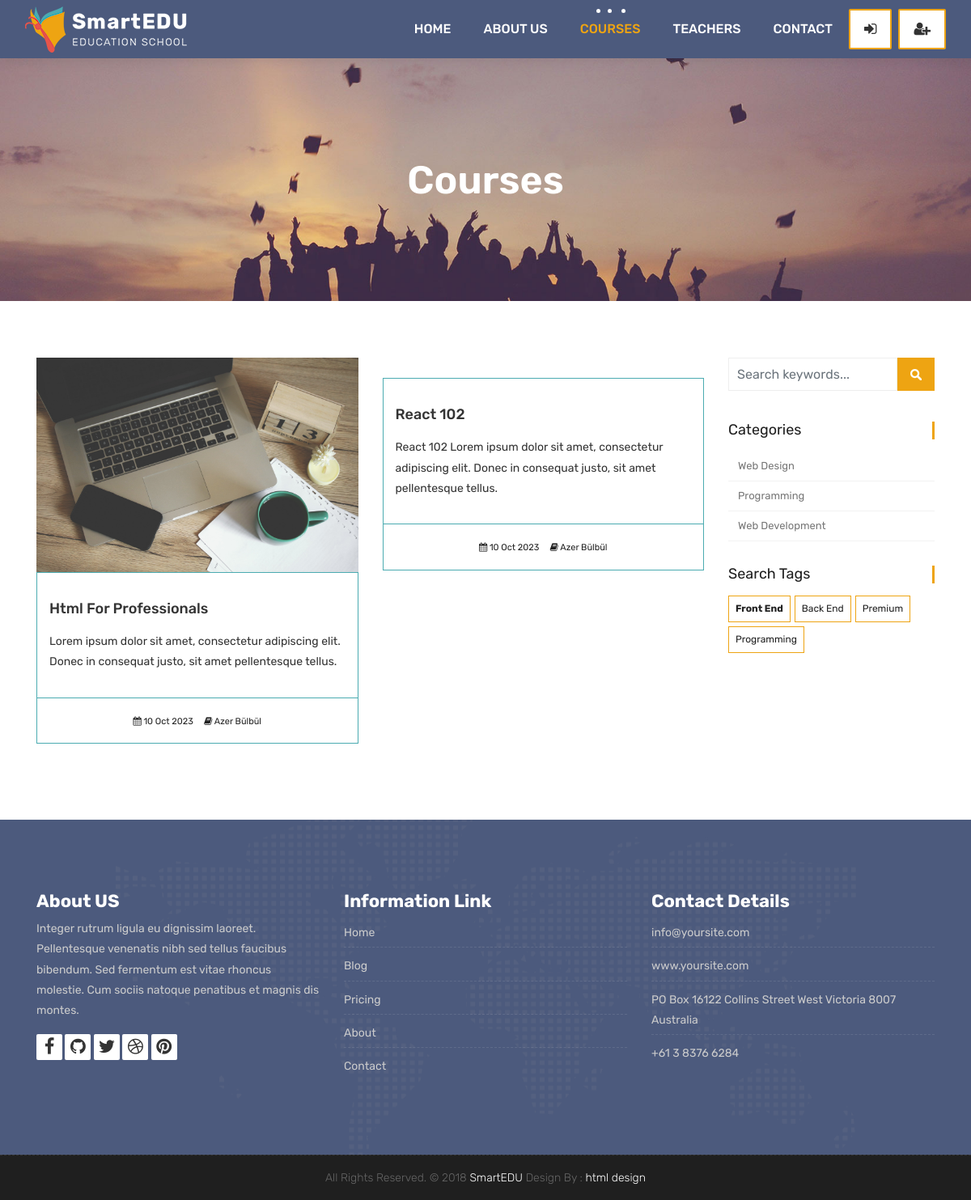
/courses/tags/front-end, run on the app's committed database.
### courses/models.py (models this page shows, shortened)
class Course(models.Model):
    teacher = models.ForeignKey(Teacher, null=True, on_delete=models.CASCADE)
    name = models.CharField(max_length=200, unique=True, editable=True)
    category = models.ForeignKey(Category, null=True, on_delete=models.DO_NOTHING)
    tags = models.ManyToManyField(Tag, blank=True, null=True)
    students = models.ManyToManyField(User, blank=True, related_name='courses_joined')
    description = models.TextField(blank=True, null=True, editable=True)
    image = models.ImageField(upload_to="courses/%Y/%m/%d/", default="courses/default_course_image.jpg")
    date = models.DateTimeField(auto_now=True)
    available = models.BooleanField(default=True)

class Category(models.Model):
    name = models.CharField(max_length=50, null=True)
    slug = models.SlugField(max_length=50, unique=True, null=True)

class Tag(models.Model):
    name = models.CharField(max_length=50, null=True)
    slug = models.SlugField(max_length=50, unique=True, null=True)

### teachers/models.py (models this page shows)
class Teacher(models.Model):
    name = models.CharField(max_length=50)
    title = models.CharField(max_length=50)
    description = models.TextField(blank=True)
    image = models.ImageField(upload_to="courses/%Y/%m/%d/")
    facebook = models.URLField(max_length=100, blank=True)
    twitter = models.URLField(max_length=100, blank=True)
    linkedin = models.URLField(max_length=100, blank=True)
    youtube = models.URLField(max_length=100, blank=True)
    def __str__(self):
        return self.name

### courses/views.py (the view)
# urls.py: path('', views.course_list, name='courses'),
def course_list(request, category_slug=None, tag_slug=None):
    category_page = None
    tag_page = None
    categories = Category.objects.all()
    tags =  Tag.objects.all()
    if category_slug != None:
        category_page = get_object_or_404(Category, slug=category_slug)
        courses = Course.objects.filter(available=True, category=category_page)
    elif tag_slug != None:
        tag_page = get_object_or_404(Tag, slug=tag_slug)
        courses = Course.objects.filter(available=True, tags=tag_page)
    else:
         courses = Course.objects.all().order_by('-date')
    context = {
        'courses': courses,
        'categories': categories,
        'tags' : tags
    }
    return render(request, 'courses.html', context)

### templates/courses.html (shortened to what this page needs)
{% extends "partials/_base.html" %}
{% load static %}
{% block content  %}
	<div class="all-title-box">
		<div class="container text-center">
			<h1>Courses</h1>
		</div>
	</div>
    <div id="overviews" class="section wb">
        <div class="container">
            <div class="row">
                <div class="col-lg-9 blog-post-single">
                    <div class="row">
						{% for course in courses %}
                        <div class="col-lg-6 col-md-6 col-12 mb-4">
                            <div class="course-item">
                                <div class="image-blog">
                                    <img src="{{course.image.url}}" alt="" class="img-fluid">
                                </div>
                                <div class="course-br">
                                    <div class="course-title">
                                        <h2><a href="{% url 'course_detail' course.category.slug course.id %}" title="">{{course.name}}</a></h2>
                                    </div>
                                    <div class="course-desc">
                                        <p>{{course.description | truncatechars:150}}</p>
                                    </div>
                                </div>
                                <div class="course-meta-bot">
                                    <ul>
                                        <li><i class="fa fa-calendar" aria-hidden="true"></i> {{course.date|date:"d M Y"}}</li>
                                        <li><i class="fa fa-book" aria-hidden="true"></i> {{course.teacher}}</li>
                                    </ul>
                                </div>
                            </div>
                        </div>
						{% endfor %}
                    </div>
                </div>
				<div class="col-lg-3 col-12 right-single">
					<div class="widget-search">
						<div class="site-search-area">
							<form method="get" id="site-searchform" action="{% url 'search' %}">
								<div>
									<input class="input-text form-control" name="search" placeholder="Search keywords..." type="text">
									<input id="searchsubmit" value="Search" type="submit">
								</div>
							</form>
						</div>
					</div>
					<div class="widget-categories">
						<h3 class="widget-title">Categories</h3>
						<ul>
							{% for category in categories %}
								<li><a href="{% url 'courses_by_category' category.slug %}">{{category.name}}</a></li>
							{% endfor %}
						</ul>
					</div>
					<div class="widget-tags">
						<h3 class="widget-title">Search Tags</h3>
						<ul class="tags">
							{% for tag in tags %}
								<li><a href="{% url 'courses_by_tag' tag.slug %}">{% if tag.slug in request.path %}<b>{{tag.name}}</b>{% else %}{{tag.name}}{% endif %}</a></li>
							{% endfor %}
						</ul>
					</div>
				</div>
            </div>
        </div>
    </div>
    {% endblock %}

### static/style.css (style rules this page uses)
body { color: #333333; font-size: 14px; font-family: 'Rubik', sans-serif; line-height: 1.80857; }
html, body { height: 100%; }
a { color: #1f1f1f; text-decoration: none !important; outline: none !important; -webkit-transition: all .3s ease-in-out; -moz-transition: all .3s ease-in-out; -ms-transition: all .3s ease-in-out; -o-transition: all .3s ease-in-out; transition: all .3s ease-in-out; }
h1, h2, h3, h4, h5, h6 { letter-spacing: 0; font-weight: normal; position: relative; padding: 0 0 10px 0; font-weight: normal; line-height: 120% !important; color: #1f1f1f; margin: 0 }
h1 { font-size: 24px }
h2 { font-size: 22px }
h3 { font-size: 18px }
h1 a, h2 a, h3 a, h4 a, h5 a, h6 a { color: #212121; text-decoration: none!important; opacity: 1 }
a { color: #1f1f1f; text-decoration: none; outline: none; }
a, .btn { text-decoration: none !important; outline: none !important; -webkit-transition: all .3s ease-in-out; -moz-transition: all .3s ease-in-out; -ms-transition: all .3s ease-in-out; -o-transition: all .3s ease-in-out; transition: all .3s ease-in-out; }
.section { display: block; position: relative; overflow: hidden; padding: 70px 0; }
.section.wb { background-color: #ffffff; }
.all-title-box { background: url(images/banner.jpg)no-repeat; -webkit-background-size: cover; -moz-background-size: cover; -o-background-size: cover; background-size: cover; background-position: center; min-height: 300px; }
.all-title-box h1 { color: #fff; font-weight: 600; text-transform: capitalize; padding-top: 11%; font-size: 48px; line-height: 0px; }
.image-blog img { padding: 0 !important; width: 100%; margin: 0 !important; opacity: 1; -ms-filter: "progid:DXImageTransform.Microsoft.Alpha(Opacity=100)"; -moz-opacity: 1; -khtml-opacity: 1; -webkit-transition: all 150ms ease-in-out; -moz-transition: all 150ms ease-in-out; -o-transition: all 150ms ease-in-out; -ms-transition: all 150ms ease-in-out; transition: all 150ms ease-in-out; }
.right-single .widget-search { margin-bottom: 30px; position: relative; display: inline-block; width: 100%; }
#site-searchform .form-control { border: 1px solid #eee; background-color: #fff; width: 82%; height: 41px; padding: 5px 10px 5px 10px; color: #999; float: left; border-radius: 0; }
#site-searchform #searchsubmit { float: left; width: 18%; height: 41px; cursor: pointer; text-indent: -5555em; line-height: 100; overflow: hidden; background: #eea412 url(images/search-icon.png) no-repeat center 14px; border: 0; transition: all 0.4s ease-in-out; -webkit-transition: all 0.4s ease-in-out; -moz-transition: all 0.4s ease-in-out; -ms-transition: all 0.4s ease-in-out; -o-transition: all 0.4s ease-in-out; }
.widget-categories { margin-bottom: 30px; }
.widget-categories .widget-title { font-size: 18px; font-weight: 400; padding: 0px; margin-bottom: 15px; border-right: 3px solid #eea412; }
.widget-categories ul { list-style: none; margin: 0px; padding: 0px; }
.widget-categories ul li { border-bottom: 1px solid #f2f2f2; font-size: 12px; line-height: 20px; padding: 8px 2px 8px 12px; }
.widget-categories ul li a { color: #777; font-size: 13px; }
.widget-tags .widget-title { font-size: 18px; font-weight: 400; padding: 0px; margin-bottom: 15px; border-right: 3px solid #eea412; }
.widget-tags .tags { list-style: none; margin: 0px; padding: 0px; }
.tags li { float: left; padding: 0px; margin: 0px 5px 5px 0px; list-style-type: none; line-height: 25px; }
.tags li a { border: 1px solid #eea412; color: #212121; text-transform: capitalize; float: left; font-size: 12px; padding: 3px 8px; -webkit-transition: all 0.2s; -moz-transition: all 0.2s; -ms-transition: all 0.2s; -o-transition: all 0.2s; transition: all 0.2s; }
.course-item { background: #ffffff; }
.course-title > h2 { margin: 15px 0; padding: 0px; }
.course-title a { font-size: 18px; line-height: 25px; font-weight: 500; color: #333333; text-transform: capitalize; }
.course-br { border: 1px solid #4babb1; padding: 15px; }
.course-meta-bot { border: 1px solid #4babb1; border-top: 0px; padding: 15px; }
.course-meta-bot ul { padding: 0px; margin: 0px; display: block; text-align: center; }
.course-meta-bot ul li { display: inline-block; list-style: none; padding: 0px 5px; color: #212121; font-size: 11px; }

### data on the page
Course: image (placeholder picture), name "Html For Professionals", description "Lorem ipsum dolor sit amet, consectetur adipiscing elit. Donec in consequat justo, sit amet pellentesque tellus.", date "10 Oct 2023", teacher "Azer Bülbül"
Course: name "React 102", description "React 102 Lorem ipsum dolor sit amet, consectetur adipiscing elit. Donec in consequat justo, sit amet pellentesque tellus.", date "10 Oct 2023", teacher "Azer Bülbül"
Category: name "Web Design"
Category: name "Programming"
Category: name "Web Development"
Tag: name "Front End"
Tag: name "Back End"
Tag: name "Premium"
Tag: name "Programming"
